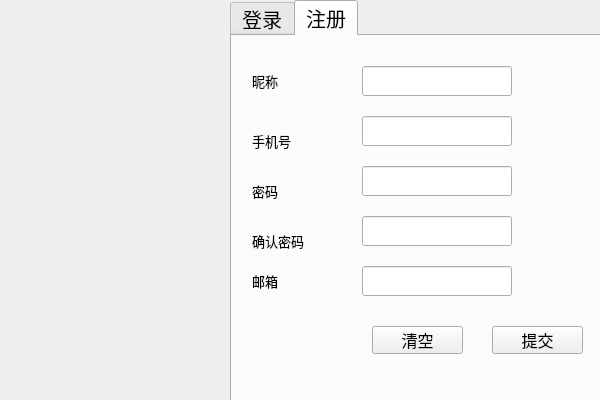
<?xml version="1.0" encoding="UTF-8"?>
<ui version="4.0">
 <class>LoginDialog</class>
 <widget class="QDialog" name="LoginDialog">
  <property name="geometry">
   <rect>
    <x>0</x>
    <y>0</y>
    <width>600</width>
    <height>400</height>
   </rect>
  </property>
  <property name="minimumSize">
   <size>
    <width>600</width>
    <height>400</height>
   </size>
  </property>
  <property name="maximumSize">
   <size>
    <width>600</width>
    <height>400</height>
   </size>
  </property>
  <property name="windowTitle">
   <string>Dialog</string>
  </property>
  <widget class="QTabWidget" name="tw_page">
   <property name="geometry">
    <rect>
     <x>230</x>
     <y>0</y>
     <width>381</width>
     <height>411</height>
    </rect>
   </property>
   <property name="font">
    <font>
     <pointsize>15</pointsize>
    </font>
   </property>
   <property name="currentIndex">
    <number>1</number>
   </property>
   <widget class="QWidget" name="page_1">
    <attribute name="title">
     <string>登录</string>
    </attribute>
    <widget class="QPushButton" name="pb_clear">
     <property name="geometry">
      <rect>
       <x>110</x>
       <y>290</y>
       <width>91</width>
       <height>31</height>
      </rect>
     </property>
     <property name="font">
      <font>
       <pointsize>12</pointsize>
      </font>
     </property>
     <property name="text">
      <string>清空</string>
     </property>
    </widget>
    <widget class="QPushButton" name="pb_commit">
     <property name="geometry">
      <rect>
       <x>260</x>
       <y>290</y>
       <width>91</width>
       <height>31</height>
      </rect>
     </property>
     <property name="font">
      <font>
       <pointsize>12</pointsize>
      </font>
     </property>
     <property name="text">
      <string>提交</string>
     </property>
    </widget>
    <widget class="QLabel" name="lb_tel">
     <property name="geometry">
      <rect>
       <x>20</x>
       <y>40</y>
       <width>71</width>
       <height>30</height>
      </rect>
     </property>
     <property name="font">
      <font>
       <pointsize>10</pointsize>
      </font>
     </property>
     <property name="text">
      <string>手机号</string>
     </property>
    </widget>
    <widget class="QLabel" name="lb_login_type">
     <property name="geometry">
      <rect>
       <x>20</x>
       <y>5</y>
       <width>71</width>
       <height>30</height>
      </rect>
     </property>
     <property name="font">
      <font>
       <pointsize>10</pointsize>
      </font>
     </property>
     <property name="text">
      <string>登录方式</string>
     </property>
    </widget>
    <widget class="QComboBox" name="cb_login_type">
     <property name="geometry">
      <rect>
       <x>110</x>
       <y>5</y>
       <width>150</width>
       <height>30</height>
      </rect>
     </property>
     <item>
      <property name="text">
       <string>手机号</string>
      </property>
     </item>
     <item>
      <property name="text">
       <string>用户名（昵称）</string>
      </property>
     </item>
     <item>
      <property name="text">
       <string>邮箱</string>
      </property>
     </item>
    </widget>
    <widget class="QLabel" name="lb_password">
     <property name="geometry">
      <rect>
       <x>20</x>
       <y>110</y>
       <width>71</width>
       <height>30</height>
      </rect>
     </property>
     <property name="font">
      <font>
       <pointsize>10</pointsize>
      </font>
     </property>
     <property name="text">
      <string>密码</string>
     </property>
    </widget>
    <widget class="QLineEdit" name="le_tel">
     <property name="geometry">
      <rect>
       <x>110</x>
       <y>40</y>
       <width>150</width>
       <height>30</height>
      </rect>
     </property>
    </widget>
    <widget class="QLineEdit" name="le_password">
     <property name="geometry">
      <rect>
       <x>110</x>
       <y>110</y>
       <width>150</width>
       <height>30</height>
      </rect>
     </property>
     <property name="text">
      <string/>
     </property>
     <property name="echoMode">
      <enum>QLineEdit::Password</enum>
     </property>
     <property name="clearButtonEnabled">
      <bool>true</bool>
     </property>
    </widget>
   </widget>
   <widget class="QWidget" name="page_2">
    <attribute name="title">
     <string>注册</string>
    </attribute>
    <widget class="QLabel" name="lb_tel_register">
     <property name="geometry">
      <rect>
       <x>20</x>
       <y>90</y>
       <width>71</width>
       <height>30</height>
      </rect>
     </property>
     <property name="font">
      <font>
       <pointsize>10</pointsize>
      </font>
     </property>
     <property name="text">
      <string>手机号</string>
     </property>
    </widget>
    <widget class="QLineEdit" name="le_tel_register">
     <property name="geometry">
      <rect>
       <x>130</x>
       <y>80</y>
       <width>150</width>
       <height>30</height>
      </rect>
     </property>
     <property name="toolTip">
      <string>&lt;html&gt;&lt;head/&gt;&lt;body&gt;&lt;p&gt;输入8-11位手机号&lt;/p&gt;&lt;/body&gt;&lt;/html&gt;</string>
     </property>
    </widget>
    <widget class="QLabel" name="lb_password_register">
     <property name="geometry">
      <rect>
       <x>20</x>
       <y>140</y>
       <width>71</width>
       <height>30</height>
      </rect>
     </property>
     <property name="font">
      <font>
       <pointsize>10</pointsize>
      </font>
     </property>
     <property name="text">
      <string>密码</string>
     </property>
    </widget>
    <widget class="QLineEdit" name="le_password_register">
     <property name="geometry">
      <rect>
       <x>130</x>
       <y>130</y>
       <width>150</width>
       <height>30</height>
      </rect>
     </property>
     <property name="toolTip">
      <string>&lt;html&gt;&lt;head/&gt;&lt;body&gt;&lt;p&gt;输入20位以内的密码&lt;/p&gt;&lt;p&gt;可以是字符或数字&lt;/p&gt;&lt;/body&gt;&lt;/html&gt;</string>
     </property>
     <property name="echoMode">
      <enum>QLineEdit::Password</enum>
     </property>
     <property name="clearButtonEnabled">
      <bool>true</bool>
     </property>
    </widget>
    <widget class="QPushButton" name="pb_clear_register">
     <property name="geometry">
      <rect>
       <x>140</x>
       <y>290</y>
       <width>91</width>
       <height>28</height>
      </rect>
     </property>
     <property name="font">
      <font>
       <pointsize>12</pointsize>
      </font>
     </property>
     <property name="text">
      <string>清空</string>
     </property>
    </widget>
    <widget class="QPushButton" name="pb_commit_register">
     <property name="geometry">
      <rect>
       <x>260</x>
       <y>290</y>
       <width>91</width>
       <height>28</height>
      </rect>
     </property>
     <property name="font">
      <font>
       <pointsize>12</pointsize>
      </font>
     </property>
     <property name="text">
      <string>提交</string>
     </property>
    </widget>
    <widget class="QLabel" name="lb_confirm_register">
     <property name="geometry">
      <rect>
       <x>20</x>
       <y>190</y>
       <width>71</width>
       <height>30</height>
      </rect>
     </property>
     <property name="font">
      <font>
       <pointsize>10</pointsize>
      </font>
     </property>
     <property name="text">
      <string>确认密码</string>
     </property>
    </widget>
    <widget class="QLineEdit" name="le_confirm_register">
     <property name="geometry">
      <rect>
       <x>130</x>
       <y>180</y>
       <width>150</width>
       <height>30</height>
      </rect>
     </property>
     <property name="toolTip">
      <string>&lt;html&gt;&lt;head/&gt;&lt;body&gt;&lt;p&gt;确认密码，保证两次输入一致&lt;/p&gt;&lt;/body&gt;&lt;/html&gt;</string>
     </property>
     <property name="echoMode">
      <enum>QLineEdit::Password</enum>
     </property>
     <property name="clearButtonEnabled">
      <bool>true</bool>
     </property>
    </widget>
    <widget class="QLabel" name="lb_name_register">
     <property name="geometry">
      <rect>
       <x>20</x>
       <y>30</y>
       <width>71</width>
       <height>30</height>
      </rect>
     </property>
     <property name="font">
      <font>
       <pointsize>10</pointsize>
      </font>
     </property>
     <property name="text">
      <string>昵称</string>
     </property>
    </widget>
    <widget class="QLineEdit" name="le_name_register">
     <property name="geometry">
      <rect>
       <x>130</x>
       <y>30</y>
       <width>150</width>
       <height>30</height>
      </rect>
     </property>
     <property name="toolTip">
      <string>&lt;html&gt;&lt;head/&gt;&lt;body&gt;&lt;p&gt;输入10位以内昵称&lt;/p&gt;&lt;/body&gt;&lt;/html&gt;</string>
     </property>
    </widget>
    <widget class="QLabel" name="lb_email_register">
     <property name="geometry">
      <rect>
       <x>20</x>
       <y>230</y>
       <width>71</width>
       <height>30</height>
      </rect>
     </property>
     <property name="font">
      <font>
       <pointsize>10</pointsize>
      </font>
     </property>
     <property name="text">
      <string>邮箱</string>
     </property>
    </widget>
    <widget class="QLineEdit" name="le_email_register">
     <property name="geometry">
      <rect>
       <x>130</x>
       <y>230</y>
       <width>150</width>
       <height>30</height>
      </rect>
     </property>
     <property name="toolTip">
      <string>&lt;html&gt;&lt;head/&gt;&lt;body&gt;&lt;p&gt;输入有效邮箱，可用于登录&lt;/p&gt;&lt;/body&gt;&lt;/html&gt;</string>
     </property>
    </widget>
   </widget>
  </widget>
  <widget class="QLabel" name="label">
   <property name="geometry">
    <rect>
     <x>10</x>
     <y>0</y>
     <width>220</width>
     <height>400</height>
    </rect>
   </property>
   <property name="text">
    <string/>
   </property>
   <property name="pixmap">
    <pixmap resource="resource.qrc">:/images/register.png</pixmap>
   </property>
   <property name="scaledContents">
    <bool>true</bool>
   </property>
  </widget>
 </widget>
 <tabstops>
  <tabstop>le_name_register</tabstop>
  <tabstop>le_tel_register</tabstop>
  <tabstop>le_password_register</tabstop>
  <tabstop>le_confirm_register</tabstop>
  <tabstop>pb_commit_register</tabstop>
  <tabstop>pb_clear_register</tabstop>
  <tabstop>tw_page</tabstop>
  <tabstop>le_tel</tabstop>
  <tabstop>le_password</tabstop>
  <tabstop>pb_commit</tabstop>
  <tabstop>pb_clear</tabstop>
 </tabstops>
 <resources>
  <include location="resource.qrc"/>
 </resources>
 <connections/>
</ui>
